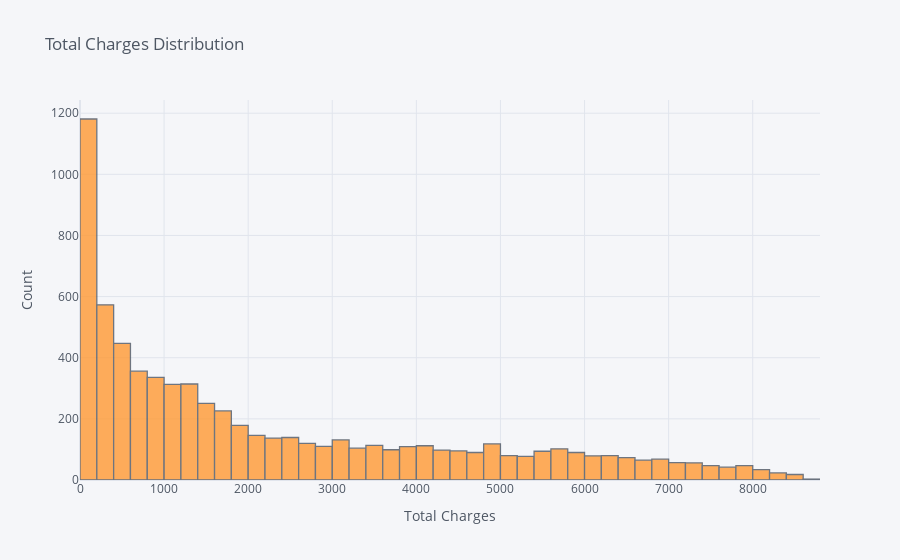

Source (notebook cell):
### Markdown cell above
using cufflinks...

### Code cell
churn['TotalCharges'].iplot(kind='hist', title='Total Charges Distribution', yTitle='Count', xTitle='Total Charges')

### Figure 1 — Plotly figure (JSON) as saved in the notebook; plotly's stock layout.template omitted (floating-point values rounded to 4 significant figures; data arrays with more than 128 entries replaced by an {"elided": "..."} marker saying what was removed)
{"data": [{"histfunc": "count", "histnorm": "", "marker": {"color": "rgba(255, 153, 51, 1.0)", "line": {"color": "#4D5663", "width": 1.3}}, "name": "TotalCharges", "opacity": 0.8, "orientation": "v", "type": "histogram", "x": {"elided": "7032 float values"}}], "layout": {"autosize": true, "barmode": "overlay", "legend": {"bgcolor": "#F5F6F9", "font": {"color": "#4D5663"}}, "paper_bgcolor": "#F5F6F9", "plot_bgcolor": "#F5F6F9", "title": {"font": {"color": "#4D5663"}, "text": "Total Charges Distribution"}, "xaxis": {"autorange": true, "gridcolor": "#E1E5ED", "range": [0, 8800], "showgrid": true, "tickfont": {"color": "#4D5663"}, "title": {"font": {"color": "#4D5663"}, "text": "Total Charges"}, "type": "linear", "zerolinecolor": "#E1E5ED"}, "yaxis": {"autorange": true, "gridcolor": "#E1E5ED", "range": [0, 1243.0], "showgrid": true, "tickfont": {"color": "#4D5663"}, "title": {"font": {"color": "#4D5663"}, "text": "Count"}, "zerolinecolor": "#E1E5ED"}}}
